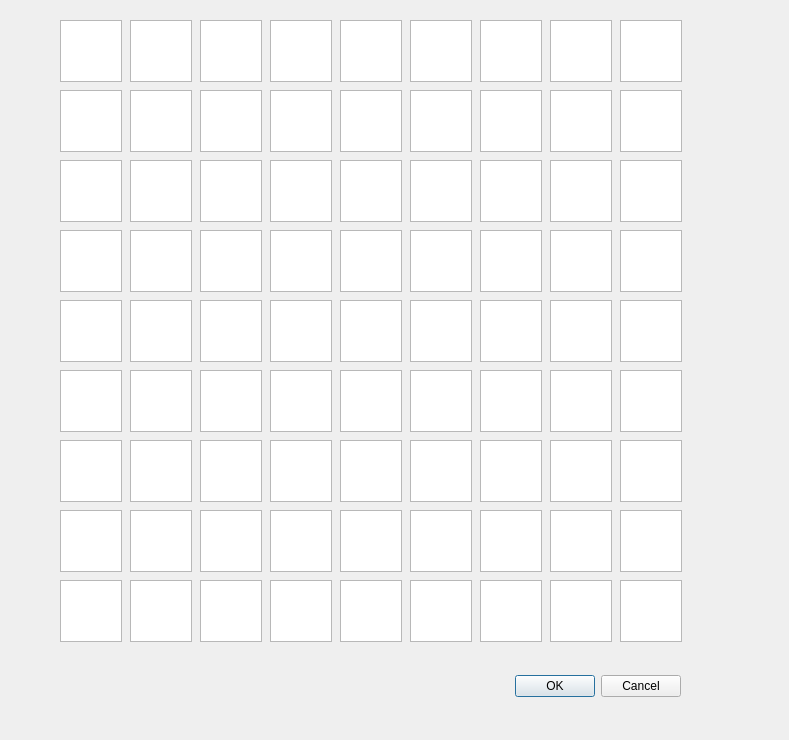
<ui version="4.0" >
 <class>Dialog</class>
 <widget class="QDialog" name="Dialog" >
  <property name="geometry" >
   <rect>
    <x>0</x>
    <y>0</y>
    <width>789</width>
    <height>740</height>
   </rect>
  </property>
  <property name="windowTitle" >
   <string>Dialog</string>
  </property>
  <widget class="QTextEdit" name="textEdit_2" >
   <property name="geometry" >
    <rect>
     <x>130</x>
     <y>20</y>
     <width>62</width>
     <height>62</height>
    </rect>
   </property>
   <property name="tabChangesFocus" >
    <bool>true</bool>
   </property>
  </widget>
  <widget class="QTextEdit" name="textEdit" >
   <property name="geometry" >
    <rect>
     <x>60</x>
     <y>20</y>
     <width>62</width>
     <height>62</height>
    </rect>
   </property>
   <property name="font" >
    <font>
     <family>Arial Black</family>
     <pointsize>20</pointsize>
     <weight>75</weight>
     <bold>true</bold>
    </font>
   </property>
   <property name="tabChangesFocus" >
    <bool>true</bool>
   </property>
  </widget>
  <widget class="QTextEdit" name="textEdit_3" >
   <property name="geometry" >
    <rect>
     <x>200</x>
     <y>20</y>
     <width>62</width>
     <height>62</height>
    </rect>
   </property>
   <property name="tabChangesFocus" >
    <bool>true</bool>
   </property>
  </widget>
  <widget class="QTextEdit" name="textEdit_4" >
   <property name="geometry" >
    <rect>
     <x>270</x>
     <y>20</y>
     <width>62</width>
     <height>62</height>
    </rect>
   </property>
   <property name="tabChangesFocus" >
    <bool>true</bool>
   </property>
  </widget>
  <widget class="QTextEdit" name="textEdit_5" >
   <property name="geometry" >
    <rect>
     <x>340</x>
     <y>20</y>
     <width>62</width>
     <height>62</height>
    </rect>
   </property>
   <property name="tabChangesFocus" >
    <bool>true</bool>
   </property>
  </widget>
  <widget class="QTextEdit" name="textEdit_6" >
   <property name="geometry" >
    <rect>
     <x>410</x>
     <y>20</y>
     <width>62</width>
     <height>62</height>
    </rect>
   </property>
   <property name="tabChangesFocus" >
    <bool>true</bool>
   </property>
  </widget>
  <widget class="QTextEdit" name="textEdit_7" >
   <property name="geometry" >
    <rect>
     <x>480</x>
     <y>20</y>
     <width>62</width>
     <height>62</height>
    </rect>
   </property>
   <property name="tabChangesFocus" >
    <bool>true</bool>
   </property>
  </widget>
  <widget class="QTextEdit" name="textEdit_8" >
   <property name="geometry" >
    <rect>
     <x>550</x>
     <y>20</y>
     <width>62</width>
     <height>62</height>
    </rect>
   </property>
   <property name="tabChangesFocus" >
    <bool>true</bool>
   </property>
  </widget>
  <widget class="QTextEdit" name="textEdit_9" >
   <property name="geometry" >
    <rect>
     <x>620</x>
     <y>20</y>
     <width>62</width>
     <height>62</height>
    </rect>
   </property>
   <property name="tabChangesFocus" >
    <bool>true</bool>
   </property>
  </widget>
  <widget class="QTextEdit" name="textEdit_12" >
   <property name="geometry" >
    <rect>
     <x>60</x>
     <y>90</y>
     <width>62</width>
     <height>62</height>
    </rect>
   </property>
   <property name="tabChangesFocus" >
    <bool>true</bool>
   </property>
  </widget>
  <widget class="QTextEdit" name="textEdit_16" >
   <property name="geometry" >
    <rect>
     <x>130</x>
     <y>90</y>
     <width>62</width>
     <height>62</height>
    </rect>
   </property>
   <property name="tabChangesFocus" >
    <bool>true</bool>
   </property>
  </widget>
  <widget class="QTextEdit" name="textEdit_17" >
   <property name="geometry" >
    <rect>
     <x>200</x>
     <y>90</y>
     <width>62</width>
     <height>62</height>
    </rect>
   </property>
   <property name="tabChangesFocus" >
    <bool>true</bool>
   </property>
  </widget>
  <widget class="QTextEdit" name="textEdit_11" >
   <property name="geometry" >
    <rect>
     <x>270</x>
     <y>90</y>
     <width>62</width>
     <height>62</height>
    </rect>
   </property>
   <property name="tabChangesFocus" >
    <bool>true</bool>
   </property>
  </widget>
  <widget class="QTextEdit" name="textEdit_10" >
   <property name="geometry" >
    <rect>
     <x>340</x>
     <y>90</y>
     <width>62</width>
     <height>62</height>
    </rect>
   </property>
   <property name="tabChangesFocus" >
    <bool>true</bool>
   </property>
  </widget>
  <widget class="QTextEdit" name="textEdit_15" >
   <property name="geometry" >
    <rect>
     <x>410</x>
     <y>90</y>
     <width>62</width>
     <height>62</height>
    </rect>
   </property>
   <property name="tabChangesFocus" >
    <bool>true</bool>
   </property>
  </widget>
  <widget class="QTextEdit" name="textEdit_13" >
   <property name="geometry" >
    <rect>
     <x>480</x>
     <y>90</y>
     <width>62</width>
     <height>62</height>
    </rect>
   </property>
   <property name="tabChangesFocus" >
    <bool>true</bool>
   </property>
  </widget>
  <widget class="QTextEdit" name="textEdit_14" >
   <property name="geometry" >
    <rect>
     <x>550</x>
     <y>90</y>
     <width>62</width>
     <height>62</height>
    </rect>
   </property>
   <property name="tabChangesFocus" >
    <bool>true</bool>
   </property>
  </widget>
  <widget class="QTextEdit" name="textEdit_18" >
   <property name="geometry" >
    <rect>
     <x>620</x>
     <y>90</y>
     <width>62</width>
     <height>62</height>
    </rect>
   </property>
   <property name="tabChangesFocus" >
    <bool>true</bool>
   </property>
  </widget>
  <widget class="QTextEdit" name="textEdit_25" >
   <property name="geometry" >
    <rect>
     <x>60</x>
     <y>160</y>
     <width>62</width>
     <height>62</height>
    </rect>
   </property>
   <property name="tabChangesFocus" >
    <bool>true</bool>
   </property>
  </widget>
  <widget class="QTextEdit" name="textEdit_21" >
   <property name="geometry" >
    <rect>
     <x>130</x>
     <y>160</y>
     <width>62</width>
     <height>62</height>
    </rect>
   </property>
   <property name="tabChangesFocus" >
    <bool>true</bool>
   </property>
  </widget>
  <widget class="QTextEdit" name="textEdit_20" >
   <property name="geometry" >
    <rect>
     <x>200</x>
     <y>160</y>
     <width>62</width>
     <height>62</height>
    </rect>
   </property>
   <property name="tabChangesFocus" >
    <bool>true</bool>
   </property>
  </widget>
  <widget class="QTextEdit" name="textEdit_26" >
   <property name="geometry" >
    <rect>
     <x>270</x>
     <y>160</y>
     <width>62</width>
     <height>62</height>
    </rect>
   </property>
   <property name="tabChangesFocus" >
    <bool>true</bool>
   </property>
  </widget>
  <widget class="QTextEdit" name="textEdit_27" >
   <property name="geometry" >
    <rect>
     <x>340</x>
     <y>160</y>
     <width>62</width>
     <height>62</height>
    </rect>
   </property>
   <property name="tabChangesFocus" >
    <bool>true</bool>
   </property>
  </widget>
  <widget class="QTextEdit" name="textEdit_24" >
   <property name="geometry" >
    <rect>
     <x>410</x>
     <y>160</y>
     <width>62</width>
     <height>62</height>
    </rect>
   </property>
   <property name="tabChangesFocus" >
    <bool>true</bool>
   </property>
  </widget>
  <widget class="QTextEdit" name="textEdit_19" >
   <property name="geometry" >
    <rect>
     <x>480</x>
     <y>160</y>
     <width>62</width>
     <height>62</height>
    </rect>
   </property>
   <property name="tabChangesFocus" >
    <bool>true</bool>
   </property>
  </widget>
  <widget class="QTextEdit" name="textEdit_23" >
   <property name="geometry" >
    <rect>
     <x>550</x>
     <y>160</y>
     <width>62</width>
     <height>62</height>
    </rect>
   </property>
   <property name="tabChangesFocus" >
    <bool>true</bool>
   </property>
  </widget>
  <widget class="QTextEdit" name="textEdit_22" >
   <property name="geometry" >
    <rect>
     <x>620</x>
     <y>160</y>
     <width>62</width>
     <height>62</height>
    </rect>
   </property>
   <property name="tabChangesFocus" >
    <bool>true</bool>
   </property>
  </widget>
  <widget class="QTextEdit" name="textEdit_33" >
   <property name="geometry" >
    <rect>
     <x>60</x>
     <y>230</y>
     <width>62</width>
     <height>62</height>
    </rect>
   </property>
   <property name="tabChangesFocus" >
    <bool>true</bool>
   </property>
  </widget>
  <widget class="QTextEdit" name="textEdit_28" >
   <property name="geometry" >
    <rect>
     <x>130</x>
     <y>230</y>
     <width>62</width>
     <height>62</height>
    </rect>
   </property>
   <property name="tabChangesFocus" >
    <bool>true</bool>
   </property>
  </widget>
  <widget class="QTextEdit" name="textEdit_34" >
   <property name="geometry" >
    <rect>
     <x>200</x>
     <y>230</y>
     <width>62</width>
     <height>62</height>
    </rect>
   </property>
   <property name="tabChangesFocus" >
    <bool>true</bool>
   </property>
  </widget>
  <widget class="QTextEdit" name="textEdit_29" >
   <property name="geometry" >
    <rect>
     <x>270</x>
     <y>230</y>
     <width>62</width>
     <height>62</height>
    </rect>
   </property>
   <property name="tabChangesFocus" >
    <bool>true</bool>
   </property>
  </widget>
  <widget class="QTextEdit" name="textEdit_30" >
   <property name="geometry" >
    <rect>
     <x>340</x>
     <y>230</y>
     <width>62</width>
     <height>62</height>
    </rect>
   </property>
   <property name="tabChangesFocus" >
    <bool>true</bool>
   </property>
  </widget>
  <widget class="QTextEdit" name="textEdit_35" >
   <property name="geometry" >
    <rect>
     <x>410</x>
     <y>230</y>
     <width>62</width>
     <height>62</height>
    </rect>
   </property>
   <property name="tabChangesFocus" >
    <bool>true</bool>
   </property>
  </widget>
  <widget class="QTextEdit" name="textEdit_31" >
   <property name="geometry" >
    <rect>
     <x>480</x>
     <y>230</y>
     <width>62</width>
     <height>62</height>
    </rect>
   </property>
   <property name="tabChangesFocus" >
    <bool>true</bool>
   </property>
  </widget>
  <widget class="QTextEdit" name="textEdit_36" >
   <property name="geometry" >
    <rect>
     <x>550</x>
     <y>230</y>
     <width>62</width>
     <height>62</height>
    </rect>
   </property>
   <property name="tabChangesFocus" >
    <bool>true</bool>
   </property>
  </widget>
  <widget class="QTextEdit" name="textEdit_32" >
   <property name="geometry" >
    <rect>
     <x>620</x>
     <y>230</y>
     <width>62</width>
     <height>62</height>
    </rect>
   </property>
   <property name="tabChangesFocus" >
    <bool>true</bool>
   </property>
  </widget>
  <widget class="QTextEdit" name="textEdit_38" >
   <property name="geometry" >
    <rect>
     <x>60</x>
     <y>300</y>
     <width>62</width>
     <height>62</height>
    </rect>
   </property>
   <property name="tabChangesFocus" >
    <bool>true</bool>
   </property>
  </widget>
  <widget class="QTextEdit" name="textEdit_39" >
   <property name="geometry" >
    <rect>
     <x>130</x>
     <y>300</y>
     <width>62</width>
     <height>62</height>
    </rect>
   </property>
   <property name="tabChangesFocus" >
    <bool>true</bool>
   </property>
  </widget>
  <widget class="QTextEdit" name="textEdit_41" >
   <property name="geometry" >
    <rect>
     <x>200</x>
     <y>300</y>
     <width>62</width>
     <height>62</height>
    </rect>
   </property>
   <property name="tabChangesFocus" >
    <bool>true</bool>
   </property>
  </widget>
  <widget class="QTextEdit" name="textEdit_37" >
   <property name="geometry" >
    <rect>
     <x>270</x>
     <y>300</y>
     <width>62</width>
     <height>62</height>
    </rect>
   </property>
   <property name="tabChangesFocus" >
    <bool>true</bool>
   </property>
  </widget>
  <widget class="QTextEdit" name="textEdit_40" >
   <property name="geometry" >
    <rect>
     <x>340</x>
     <y>300</y>
     <width>62</width>
     <height>62</height>
    </rect>
   </property>
   <property name="tabChangesFocus" >
    <bool>true</bool>
   </property>
  </widget>
  <widget class="QTextEdit" name="textEdit_43" >
   <property name="geometry" >
    <rect>
     <x>410</x>
     <y>300</y>
     <width>62</width>
     <height>62</height>
    </rect>
   </property>
   <property name="tabChangesFocus" >
    <bool>true</bool>
   </property>
  </widget>
  <widget class="QTextEdit" name="textEdit_45" >
   <property name="geometry" >
    <rect>
     <x>480</x>
     <y>300</y>
     <width>62</width>
     <height>62</height>
    </rect>
   </property>
   <property name="tabChangesFocus" >
    <bool>true</bool>
   </property>
  </widget>
  <widget class="QTextEdit" name="textEdit_44" >
   <property name="geometry" >
    <rect>
     <x>550</x>
     <y>300</y>
     <width>62</width>
     <height>62</height>
    </rect>
   </property>
   <property name="tabChangesFocus" >
    <bool>true</bool>
   </property>
  </widget>
  <widget class="QTextEdit" name="textEdit_42" >
   <property name="geometry" >
    <rect>
     <x>620</x>
     <y>300</y>
     <width>62</width>
     <height>62</height>
    </rect>
   </property>
   <property name="tabChangesFocus" >
    <bool>true</bool>
   </property>
  </widget>
  <widget class="QTextEdit" name="textEdit_46" >
   <property name="geometry" >
    <rect>
     <x>60</x>
     <y>370</y>
     <width>62</width>
     <height>62</height>
    </rect>
   </property>
   <property name="tabChangesFocus" >
    <bool>true</bool>
   </property>
  </widget>
  <widget class="QTextEdit" name="textEdit_48" >
   <property name="geometry" >
    <rect>
     <x>130</x>
     <y>370</y>
     <width>62</width>
     <height>62</height>
    </rect>
   </property>
   <property name="tabChangesFocus" >
    <bool>true</bool>
   </property>
  </widget>
  <widget class="QTextEdit" name="textEdit_54" >
   <property name="geometry" >
    <rect>
     <x>200</x>
     <y>370</y>
     <width>62</width>
     <height>62</height>
    </rect>
   </property>
   <property name="tabChangesFocus" >
    <bool>true</bool>
   </property>
  </widget>
  <widget class="QTextEdit" name="textEdit_52" >
   <property name="geometry" >
    <rect>
     <x>270</x>
     <y>370</y>
     <width>62</width>
     <height>62</height>
    </rect>
   </property>
   <property name="tabChangesFocus" >
    <bool>true</bool>
   </property>
  </widget>
  <widget class="QTextEdit" name="textEdit_49" >
   <property name="geometry" >
    <rect>
     <x>340</x>
     <y>370</y>
     <width>62</width>
     <height>62</height>
    </rect>
   </property>
   <property name="tabChangesFocus" >
    <bool>true</bool>
   </property>
  </widget>
  <widget class="QTextEdit" name="textEdit_53" >
   <property name="geometry" >
    <rect>
     <x>410</x>
     <y>370</y>
     <width>62</width>
     <height>62</height>
    </rect>
   </property>
   <property name="tabChangesFocus" >
    <bool>true</bool>
   </property>
  </widget>
  <widget class="QTextEdit" name="textEdit_50" >
   <property name="geometry" >
    <rect>
     <x>480</x>
     <y>370</y>
     <width>62</width>
     <height>62</height>
    </rect>
   </property>
   <property name="tabChangesFocus" >
    <bool>true</bool>
   </property>
  </widget>
  <widget class="QTextEdit" name="textEdit_51" >
   <property name="geometry" >
    <rect>
     <x>550</x>
     <y>370</y>
     <width>62</width>
     <height>62</height>
    </rect>
   </property>
   <property name="tabChangesFocus" >
    <bool>true</bool>
   </property>
  </widget>
  <widget class="QTextEdit" name="textEdit_47" >
   <property name="geometry" >
    <rect>
     <x>620</x>
     <y>370</y>
     <width>62</width>
     <height>62</height>
    </rect>
   </property>
   <property name="tabChangesFocus" >
    <bool>true</bool>
   </property>
  </widget>
  <widget class="QTextEdit" name="textEdit_55" >
   <property name="geometry" >
    <rect>
     <x>60</x>
     <y>440</y>
     <width>62</width>
     <height>62</height>
    </rect>
   </property>
   <property name="tabChangesFocus" >
    <bool>true</bool>
   </property>
  </widget>
  <widget class="QTextEdit" name="textEdit_59" >
   <property name="geometry" >
    <rect>
     <x>130</x>
     <y>440</y>
     <width>62</width>
     <height>62</height>
    </rect>
   </property>
   <property name="tabChangesFocus" >
    <bool>true</bool>
   </property>
  </widget>
  <widget class="QTextEdit" name="textEdit_61" >
   <property name="geometry" >
    <rect>
     <x>200</x>
     <y>440</y>
     <width>62</width>
     <height>62</height>
    </rect>
   </property>
   <property name="tabChangesFocus" >
    <bool>true</bool>
   </property>
  </widget>
  <widget class="QTextEdit" name="textEdit_58" >
   <property name="geometry" >
    <rect>
     <x>270</x>
     <y>440</y>
     <width>62</width>
     <height>62</height>
    </rect>
   </property>
   <property name="tabChangesFocus" >
    <bool>true</bool>
   </property>
  </widget>
  <widget class="QTextEdit" name="textEdit_56" >
   <property name="geometry" >
    <rect>
     <x>340</x>
     <y>440</y>
     <width>62</width>
     <height>62</height>
    </rect>
   </property>
   <property name="tabChangesFocus" >
    <bool>true</bool>
   </property>
  </widget>
  <widget class="QTextEdit" name="textEdit_57" >
   <property name="geometry" >
    <rect>
     <x>410</x>
     <y>440</y>
     <width>62</width>
     <height>62</height>
    </rect>
   </property>
   <property name="tabChangesFocus" >
    <bool>true</bool>
   </property>
  </widget>
  <widget class="QTextEdit" name="textEdit_60" >
   <property name="geometry" >
    <rect>
     <x>480</x>
     <y>440</y>
     <width>62</width>
     <height>62</height>
    </rect>
   </property>
   <property name="tabChangesFocus" >
    <bool>true</bool>
   </property>
  </widget>
  <widget class="QTextEdit" name="textEdit_62" >
   <property name="geometry" >
    <rect>
     <x>550</x>
     <y>440</y>
     <width>62</width>
     <height>62</height>
    </rect>
   </property>
   <property name="tabChangesFocus" >
    <bool>true</bool>
   </property>
  </widget>
  <widget class="QTextEdit" name="textEdit_63" >
   <property name="geometry" >
    <rect>
     <x>620</x>
     <y>440</y>
     <width>62</width>
     <height>62</height>
    </rect>
   </property>
   <property name="tabChangesFocus" >
    <bool>true</bool>
   </property>
  </widget>
  <widget class="QTextEdit" name="textEdit_67" >
   <property name="geometry" >
    <rect>
     <x>60</x>
     <y>510</y>
     <width>62</width>
     <height>62</height>
    </rect>
   </property>
   <property name="tabChangesFocus" >
    <bool>true</bool>
   </property>
  </widget>
  <widget class="QTextEdit" name="textEdit_70" >
   <property name="geometry" >
    <rect>
     <x>130</x>
     <y>510</y>
     <width>62</width>
     <height>62</height>
    </rect>
   </property>
   <property name="tabChangesFocus" >
    <bool>true</bool>
   </property>
  </widget>
  <widget class="QTextEdit" name="textEdit_71" >
   <property name="geometry" >
    <rect>
     <x>200</x>
     <y>510</y>
     <width>62</width>
     <height>62</height>
    </rect>
   </property>
   <property name="tabChangesFocus" >
    <bool>true</bool>
   </property>
  </widget>
  <widget class="QTextEdit" name="textEdit_64" >
   <property name="geometry" >
    <rect>
     <x>270</x>
     <y>510</y>
     <width>62</width>
     <height>62</height>
    </rect>
   </property>
   <property name="tabChangesFocus" >
    <bool>true</bool>
   </property>
  </widget>
  <widget class="QTextEdit" name="textEdit_68" >
   <property name="geometry" >
    <rect>
     <x>340</x>
     <y>510</y>
     <width>62</width>
     <height>62</height>
    </rect>
   </property>
   <property name="tabChangesFocus" >
    <bool>true</bool>
   </property>
  </widget>
  <widget class="QTextEdit" name="textEdit_69" >
   <property name="geometry" >
    <rect>
     <x>410</x>
     <y>510</y>
     <width>62</width>
     <height>62</height>
    </rect>
   </property>
   <property name="tabChangesFocus" >
    <bool>true</bool>
   </property>
  </widget>
  <widget class="QTextEdit" name="textEdit_66" >
   <property name="geometry" >
    <rect>
     <x>480</x>
     <y>510</y>
     <width>62</width>
     <height>62</height>
    </rect>
   </property>
   <property name="tabChangesFocus" >
    <bool>true</bool>
   </property>
  </widget>
  <widget class="QTextEdit" name="textEdit_72" >
   <property name="geometry" >
    <rect>
     <x>550</x>
     <y>510</y>
     <width>62</width>
     <height>62</height>
    </rect>
   </property>
   <property name="tabChangesFocus" >
    <bool>true</bool>
   </property>
  </widget>
  <widget class="QTextEdit" name="textEdit_65" >
   <property name="geometry" >
    <rect>
     <x>620</x>
     <y>510</y>
     <width>62</width>
     <height>62</height>
    </rect>
   </property>
   <property name="tabChangesFocus" >
    <bool>true</bool>
   </property>
  </widget>
  <widget class="QTextEdit" name="textEdit_74" >
   <property name="geometry" >
    <rect>
     <x>60</x>
     <y>580</y>
     <width>62</width>
     <height>62</height>
    </rect>
   </property>
   <property name="tabChangesFocus" >
    <bool>true</bool>
   </property>
  </widget>
  <widget class="QTextEdit" name="textEdit_76" >
   <property name="geometry" >
    <rect>
     <x>130</x>
     <y>580</y>
     <width>62</width>
     <height>62</height>
    </rect>
   </property>
   <property name="tabChangesFocus" >
    <bool>true</bool>
   </property>
  </widget>
  <widget class="QTextEdit" name="textEdit_80" >
   <property name="geometry" >
    <rect>
     <x>200</x>
     <y>580</y>
     <width>62</width>
     <height>62</height>
    </rect>
   </property>
   <property name="tabChangesFocus" >
    <bool>true</bool>
   </property>
  </widget>
  <widget class="QTextEdit" name="textEdit_73" >
   <property name="geometry" >
    <rect>
     <x>270</x>
     <y>580</y>
     <width>62</width>
     <height>62</height>
    </rect>
   </property>
   <property name="tabChangesFocus" >
    <bool>true</bool>
   </property>
  </widget>
  <widget class="QTextEdit" name="textEdit_78" >
   <property name="geometry" >
    <rect>
     <x>340</x>
     <y>580</y>
     <width>62</width>
     <height>62</height>
    </rect>
   </property>
   <property name="tabChangesFocus" >
    <bool>true</bool>
   </property>
  </widget>
  <widget class="QTextEdit" name="textEdit_79" >
   <property name="geometry" >
    <rect>
     <x>410</x>
     <y>580</y>
     <width>62</width>
     <height>62</height>
    </rect>
   </property>
   <property name="tabChangesFocus" >
    <bool>true</bool>
   </property>
  </widget>
  <widget class="QTextEdit" name="textEdit_77" >
   <property name="geometry" >
    <rect>
     <x>480</x>
     <y>580</y>
     <width>62</width>
     <height>62</height>
    </rect>
   </property>
   <property name="tabChangesFocus" >
    <bool>true</bool>
   </property>
  </widget>
  <widget class="QTextEdit" name="textEdit_75" >
   <property name="geometry" >
    <rect>
     <x>550</x>
     <y>580</y>
     <width>62</width>
     <height>62</height>
    </rect>
   </property>
   <property name="tabChangesFocus" >
    <bool>true</bool>
   </property>
  </widget>
  <widget class="QTextEdit" name="textEdit_81" >
   <property name="geometry" >
    <rect>
     <x>620</x>
     <y>580</y>
     <width>62</width>
     <height>62</height>
    </rect>
   </property>
   <property name="tabChangesFocus" >
    <bool>true</bool>
   </property>
  </widget>
  <widget class="QDialogButtonBox" name="buttonBox" >
   <property name="geometry" >
    <rect>
     <x>340</x>
     <y>670</y>
     <width>341</width>
     <height>32</height>
    </rect>
   </property>
   <property name="orientation" >
    <enum>Qt::Horizontal</enum>
   </property>
   <property name="standardButtons" >
    <set>QDialogButtonBox::Cancel|QDialogButtonBox::NoButton|QDialogButtonBox::Ok</set>
   </property>
  </widget>
 </widget>
 <tabstops>
  <tabstop>textEdit</tabstop>
  <tabstop>textEdit_2</tabstop>
  <tabstop>textEdit_3</tabstop>
  <tabstop>textEdit_4</tabstop>
  <tabstop>textEdit_5</tabstop>
  <tabstop>textEdit_6</tabstop>
  <tabstop>textEdit_7</tabstop>
  <tabstop>textEdit_8</tabstop>
  <tabstop>textEdit_9</tabstop>
  <tabstop>textEdit_12</tabstop>
  <tabstop>textEdit_16</tabstop>
  <tabstop>textEdit_17</tabstop>
  <tabstop>textEdit_11</tabstop>
  <tabstop>textEdit_10</tabstop>
  <tabstop>textEdit_15</tabstop>
  <tabstop>textEdit_13</tabstop>
  <tabstop>textEdit_14</tabstop>
  <tabstop>textEdit_18</tabstop>
  <tabstop>textEdit_25</tabstop>
  <tabstop>textEdit_21</tabstop>
  <tabstop>textEdit_20</tabstop>
  <tabstop>textEdit_26</tabstop>
  <tabstop>textEdit_27</tabstop>
  <tabstop>textEdit_24</tabstop>
  <tabstop>textEdit_19</tabstop>
  <tabstop>textEdit_23</tabstop>
  <tabstop>textEdit_22</tabstop>
  <tabstop>textEdit_33</tabstop>
  <tabstop>textEdit_28</tabstop>
  <tabstop>textEdit_34</tabstop>
  <tabstop>textEdit_29</tabstop>
  <tabstop>textEdit_30</tabstop>
  <tabstop>textEdit_35</tabstop>
  <tabstop>textEdit_31</tabstop>
  <tabstop>textEdit_36</tabstop>
  <tabstop>textEdit_32</tabstop>
  <tabstop>textEdit_38</tabstop>
  <tabstop>textEdit_39</tabstop>
  <tabstop>textEdit_41</tabstop>
  <tabstop>textEdit_37</tabstop>
  <tabstop>textEdit_40</tabstop>
  <tabstop>textEdit_43</tabstop>
  <tabstop>textEdit_45</tabstop>
  <tabstop>textEdit_44</tabstop>
  <tabstop>textEdit_42</tabstop>
  <tabstop>textEdit_46</tabstop>
  <tabstop>textEdit_48</tabstop>
  <tabstop>textEdit_54</tabstop>
  <tabstop>textEdit_52</tabstop>
  <tabstop>textEdit_49</tabstop>
  <tabstop>textEdit_53</tabstop>
  <tabstop>textEdit_50</tabstop>
  <tabstop>textEdit_51</tabstop>
  <tabstop>textEdit_47</tabstop>
  <tabstop>textEdit_55</tabstop>
  <tabstop>textEdit_59</tabstop>
  <tabstop>textEdit_61</tabstop>
  <tabstop>textEdit_58</tabstop>
  <tabstop>textEdit_56</tabstop>
  <tabstop>textEdit_57</tabstop>
  <tabstop>textEdit_60</tabstop>
  <tabstop>textEdit_62</tabstop>
  <tabstop>textEdit_63</tabstop>
  <tabstop>textEdit_67</tabstop>
  <tabstop>textEdit_70</tabstop>
  <tabstop>textEdit_71</tabstop>
  <tabstop>textEdit_64</tabstop>
  <tabstop>textEdit_68</tabstop>
  <tabstop>textEdit_69</tabstop>
  <tabstop>textEdit_66</tabstop>
  <tabstop>textEdit_72</tabstop>
  <tabstop>textEdit_65</tabstop>
  <tabstop>textEdit_74</tabstop>
  <tabstop>textEdit_76</tabstop>
  <tabstop>textEdit_80</tabstop>
  <tabstop>textEdit_73</tabstop>
  <tabstop>textEdit_78</tabstop>
  <tabstop>textEdit_79</tabstop>
  <tabstop>textEdit_77</tabstop>
  <tabstop>textEdit_75</tabstop>
  <tabstop>textEdit_81</tabstop>
  <tabstop>buttonBox</tabstop>
 </tabstops>
 <resources/>
 <connections>
  <connection>
   <sender>buttonBox</sender>
   <signal>accepted()</signal>
   <receiver>Dialog</receiver>
   <slot>accept()</slot>
   <hints>
    <hint type="sourcelabel" >
     <x>578</x>
     <y>720</y>
    </hint>
    <hint type="destinationlabel" >
     <x>157</x>
     <y>274</y>
    </hint>
   </hints>
  </connection>
  <connection>
   <sender>buttonBox</sender>
   <signal>rejected()</signal>
   <receiver>Dialog</receiver>
   <slot>reject()</slot>
   <hints>
    <hint type="sourcelabel" >
     <x>646</x>
     <y>720</y>
    </hint>
    <hint type="destinationlabel" >
     <x>286</x>
     <y>274</y>
    </hint>
   </hints>
  </connection>
 </connections>
</ui>
